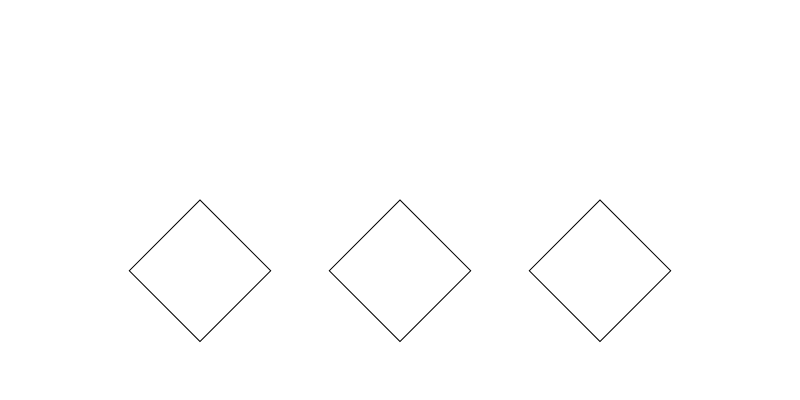
Frame 1 (no input)
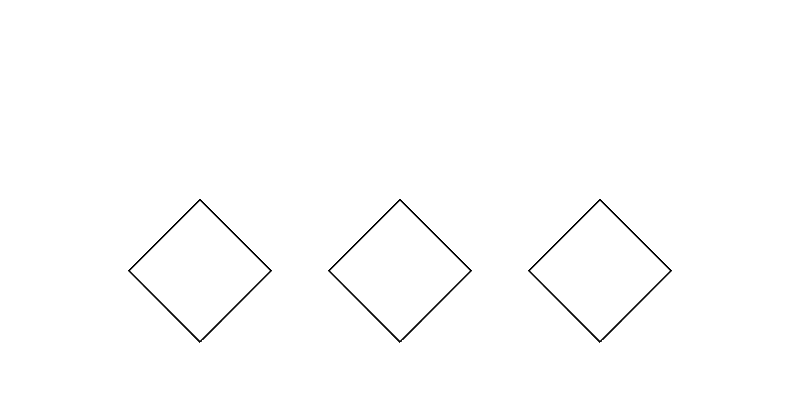
Frame 60 (no input)
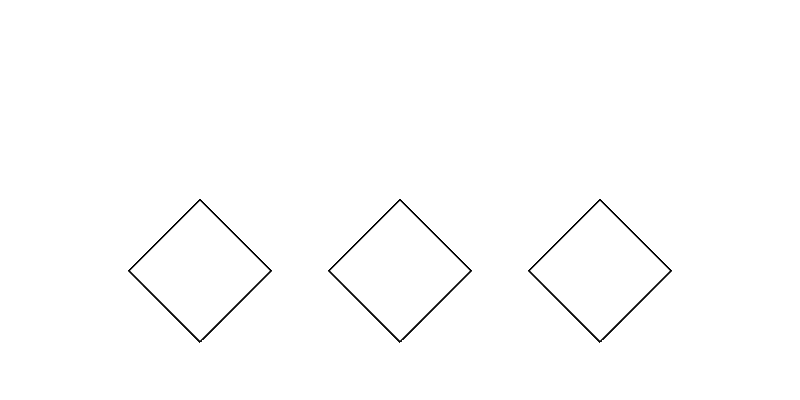
Frame 120 (the mouse pressed at the canvas centre since frame 60)

The p5.js sketch that drew these frames (run headless with seeded random() and noise() and a simulated clock; from frame 60 on, the mouse is pressed at the canvas centre):

// p5.js sketch
// ── sketch.js
function setup(){

  createCanvas(800, 400);

}



function draw(){

  carre(width/2, height/2, 100);

  carre(width/4, height/2, 100);
  carre(width*0.75, height/2, 100);
}

function carre(x, y, cote){
  push();
  translate(x,y);
  rotate(HALF_PI/2);
  rect(0,0, cote,cote);
  pop();
}
